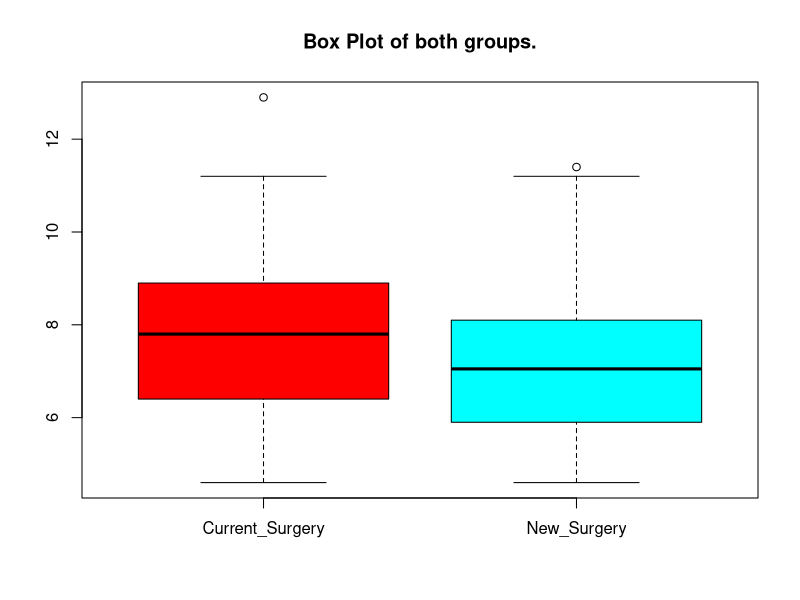
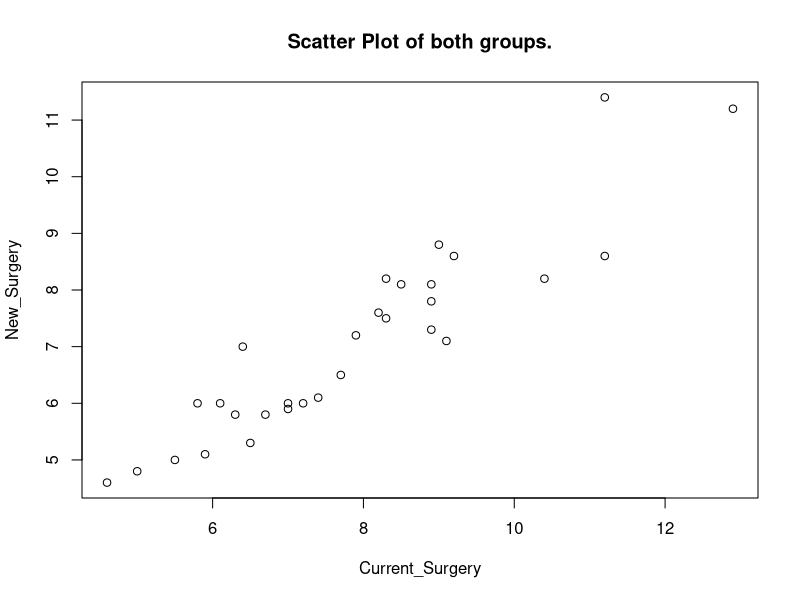

The R script that drew these images, in order:
getwd()

setwd("C:\\Users\\nikhi\\Desktop\\MSc DS\\3-MTHS4005_Applied stats and probability\\proj")

# Loading the given dataset into the variable name df

df=read.csv("Surgery_20590303.csv")
df

# Displaying the first 6 row of the data set. Our data has 2 columns of names : New.surgery and Current.surgery
head(df)

# To find the data type of the data set, we got two columns of num data type.
str(df)

# To view the summary of our data. we have 
summary(df)

# Calculating the mean and variance for Current_surgery of all 30 observations.
mean_current=mean(df[["Current.surgery"]]) 
var_current=var(df[["Current.surgery"]])

# Calculating the mean and variance for New_surgery of all 30 observations.
mean_new=mean(df[["New.surgery"]]) 
var_new=var(df[["Current.surgery"]])

# Calculating difference in the mean of New_surgery and Current_surgery all 30 observations.
# We got difference of -0.8133333 indicating there is a significant reduce in the mean length of hospital stays.
diff_mean=mean_new-mean_current

# Visualizing the box plot for both surgery, We can interpret that there is a difference in mean of both surgery.
boxplot(df[['Current.surgery']],df[['New.surgery']],
        col=rainbow(2), names= c("Current_Surgery", "New_Surgery"))
title('Box Plot of both groups.')

# Visualizing the scatter plot for both surgery,
plot(df[['Current.surgery']],df[['New.surgery']], xlab="Current_Surgery", ylab = "New_Surgery")
title('Scatter Plot of both groups.')

## Identifying whether or not the new surgery is beneficial in reducing the length of hospital stay by conducting a hypothesis test.

# Let µd denote the difference of mean of 'Current.surgery' and 'New.surgery'. (µd= diff_mean)
# Our Null Hypothesis (H0) is µd is equal to zero that is mean of 'Current.surgery' and 'New.surgery' is equal.
# Alternate Hypothesis (H1) is µd is greater than zero.
#H0 : µd = 0 vs. H1 : µd > 0.

# Calculating the hypothesis testing with confidence interval of 95 percentage.So,let α = 0.05. 

# Calculating Paired t-test : 
t.test(df[['Current.surgery']],df[['New.surgery']],mu=0,paired=T,conf.level=0.95)

#After calculating Paired t-test :
# 1) we got t-test value as t = 6.0402 and p value as 1.427e-06. We can clearly observe that p-value is less than the α value. 
#So,at the 5% significance level there is evidence to "Reject the null hypothesis".

# 2) Therefore it seems that there is an difference in the stay of the New Surgery and by looking at the mean difference, 
# we can interpret that the stay is reduced by 0.8133333 days because of New Surgery.


